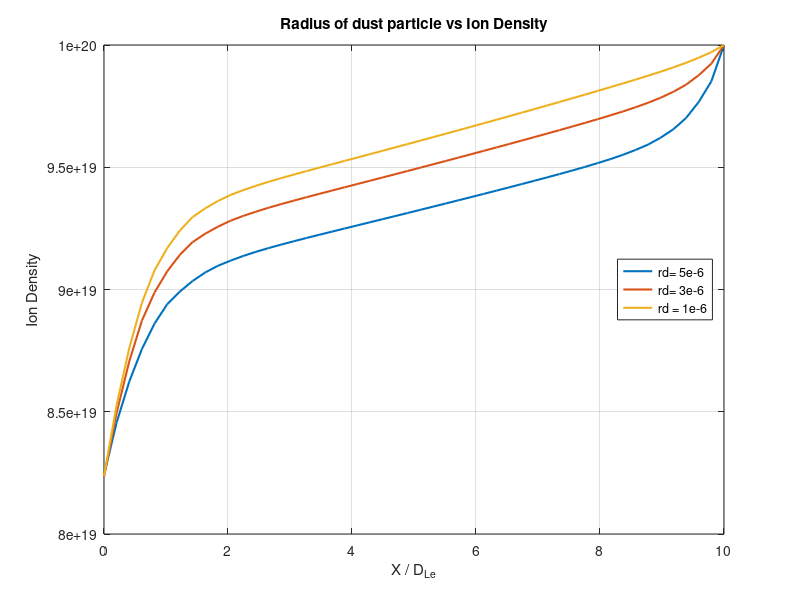

This figure's MATLAB source:
load ("OML_e11nd5e-6.mat")
plot(X/DLe, ni, 'LineWidth', 1.5)
hold on

load ("OML_e11nd_rd_3e-6.mat")
plot(X/DLe, ni, 'LineWidth', 1.5)

load ("OML_e11nd_rd_1e-6.mat")
plot(X/DLe, ni, 'LineWidth', 1.5)

legend('rd= 5e-6', 'rd= 3e-6',"rd = 1e-6", 'Location', 'East')
xlabel('X / D_{Le}')
ylabel('Ion Density')
title("Radius of dust particle vs Ion Density")

grid on

saveas(gcf, 'Variation of Radius of Dust particle(Ion_density).png')
